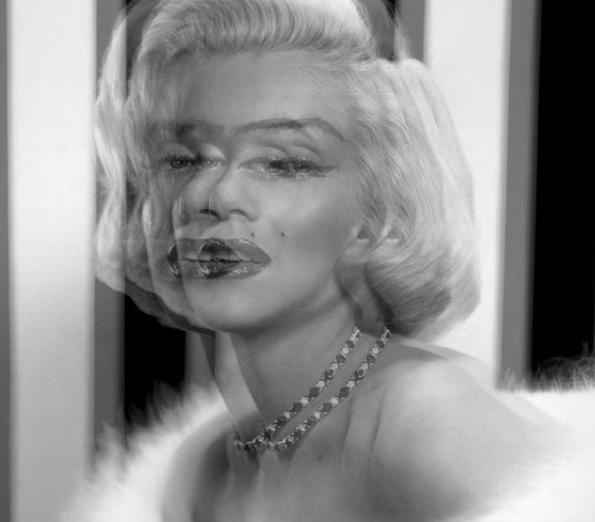

This figure's Python source:
from PIL import Image

image = Image.open("blue_channel.jpg")
blue_right = image.crop((50, 0, image.width, image.height))
blue_middle = image.crop((25, 0, image.width - 25, image.height))
blended = Image.blend(blue_right, blue_middle, 0.5)
final_blue = blended.crop((0, 0, 595, 522))
final_blue.save("shifted_blue.jpg")
print("Final blue size:", final_blue.size)